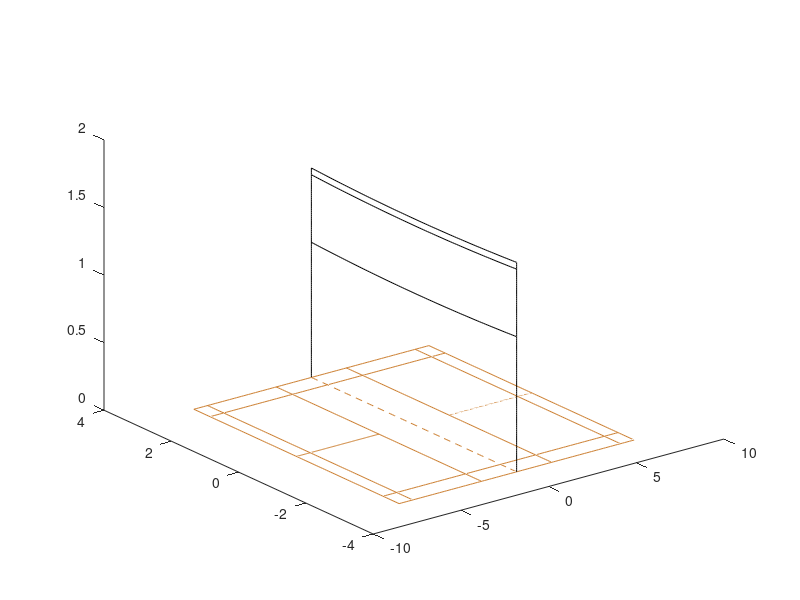

The MATLAB source for this figure:

%Right doubles side line
SLDoublesX = linspace(6.7,-6.7); %Doubles side line length in x
RightSLDoublesZ = linspace(3.05,3.05); %Doubles side line length in z 
onTheFloor = zeros(1,100); %no height to the court
plot3(SLDoublesX,RightSLDoublesZ,onTheFloor,'Color',[0.8 0.5 0.2],'LineWidth',0.5)
hold on

%left doubles sideline
LeftSLDoublesZ = linspace(-3.05,-3.05);
plot3(SLDoublesX,LeftSLDoublesZ,onTheFloor,'Color',[0.8 0.5 0.2],'LineWidth',0.5)

%back long singles service line
ServeSinglesZ = linspace(3.05,-3.05);
BLServeSinglesX = linspace(-6.7,-6.7);
plot3(BLServeSinglesX,ServeSinglesZ,onTheFloor,'Color',[0.8 0.5 0.2],'LineWidth',0.5)

%front long singles service line
FLServeSinglesX = linspace(6.7,6.7);
plot3(FLServeSinglesX,ServeSinglesZ,onTheFloor,'Color',[0.8 0.5 0.2],'LineWidth',0.5)

%back long doubles service line
BLServeDoublesX = linspace(-5.92,-5.92);
plot3(BLServeDoublesX,ServeSinglesZ,onTheFloor,'Color',[0.8 0.5 0.2],'LineWidth',0.5)

%front long doubles service line
FLServeDoublesX = linspace(5.92,5.92);
plot3(FLServeDoublesX,ServeSinglesZ,onTheFloor,'Color',[0.8 0.5 0.2],'LineWidth',0.5)

%back short service line
BSServeLineX = linspace (-2.00,-2.00);
plot3(BSServeLineX,ServeSinglesZ,onTheFloor,'Color',[0.8 0.5 0.2],'LineWidth',0.5)

%front short service line
FSServeLineX = linspace (2.00,2.00);
plot3(FSServeLineX,ServeSinglesZ,onTheFloor,'Color',[0.8 0.5 0.2],'LineWidth',0.5)

%net line 
NetFloorLine = linspace (0,0);
plot3(NetFloorLine,ServeSinglesZ,onTheFloor,'--','Color',[0.8 0.5 0.2],'LineWidth',0.5)

%%left singles sideline
LeftSLSinglesZ = linspace(-2.57,-2.57);
plot3(SLDoublesX,LeftSLSinglesZ,onTheFloor,'Color',[0.8 0.5 0.2],'LineWidth',0.5)

%%right singles sideline
RightSLSinglesZ = linspace(2.57,2.57);
plot3(SLDoublesX,RightSLSinglesZ,onTheFloor,'Color',[0.8 0.5 0.2],'LineWidth',0.5)

%back centre line
BCentreLineX = linspace(-2.00,-6.70);
CentreLineZ = linspace (0,0);
plot3(BCentreLineX,CentreLineZ,onTheFloor,'Color',[0.8 0.5 0.2],'LineWidth',0.5)

%front centre line
FCentreLineX = linspace(2.00,6.70);
plot3(FCentreLineX,CentreLineZ,onTheFloor,'Color',[0.8 0.5 0.2],'LineWidth',0.5)


%% Net Dimensions

%Left Post 
PostX = linspace (0,0);
LeftPostZ = linspace(-3.05,-3.05);
PostY = linspace(0,1.55);
plot3(PostX,LeftPostZ,PostY,'k','LineWidth',0.04)

%Right Post
RightPostZ = linspace(3.05,3.05);
plot3(PostX,RightPostZ,PostY,'k','LineWidth',0.04)

%top line of the net modelled as an exponential curve
NetTopX =linspace (0,0);
NetZ = ServeSinglesZ;
NetY = 1.524 + 0.002794947*(NetZ).^2;
plot3(NetTopX,NetZ,NetY,'k','LineWidth',0.02)

% lower top line of net
LTNetY = 1.474 + 0.002794947*(NetZ).^2;
plot3(NetTopX,NetZ,LTNetY,'k','LineWidth',0.02)

% bottom of net
BNetY = 0.974 + 0.002794947*(NetZ).^2;
plot3(NetTopX,NetZ,BNetY,'k','LineWidth',0.02)


